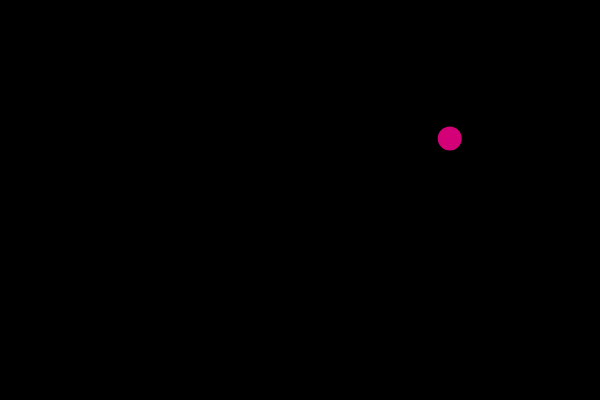
Frame 1 (no input)
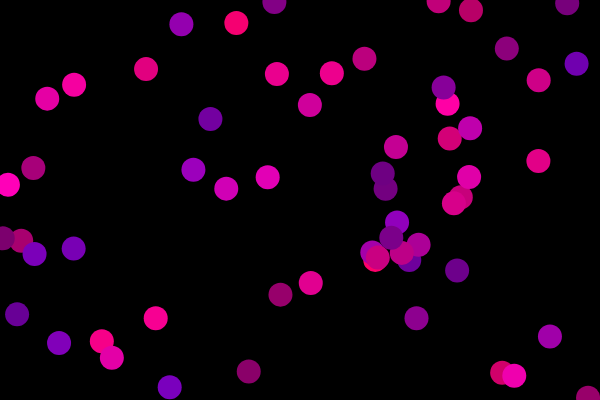
Frame 60 (no input)
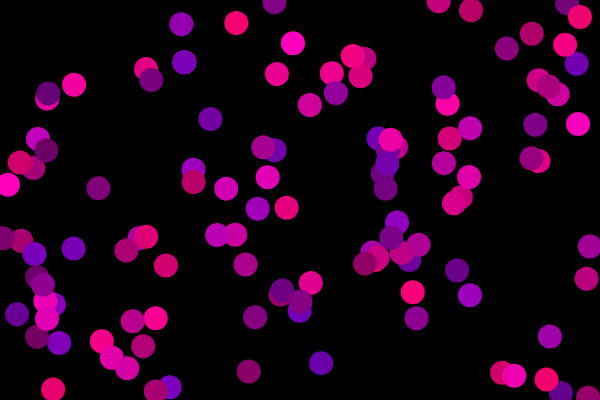
Frame 120 (the mouse pressed at the canvas centre since frame 60)

The p5.js sketch that drew these frames (run headless with seeded random() and noise() and a simulated clock; from frame 60 on, the mouse is pressed at the canvas centre):

// p5.js sketch
// ── sketch.js
var spot = {
  x: 100,
  y: 50,
}

var col = {
  r: 255,
  g: 0,
  b: 0,
}

function setup() {
  createCanvas(600, 400);
  background(0);
}

function draw() {
  col.r = random(100,255);
  col.g = 0;
  col.b = random(100,190);

  
  spot.x = random(0,width);
  spot.y = random(0,height);
  noStroke();
  
  fill(col.r, col.g, col.b);
  ellipse(spot.x, spot.y, 24, 24)
  
}
